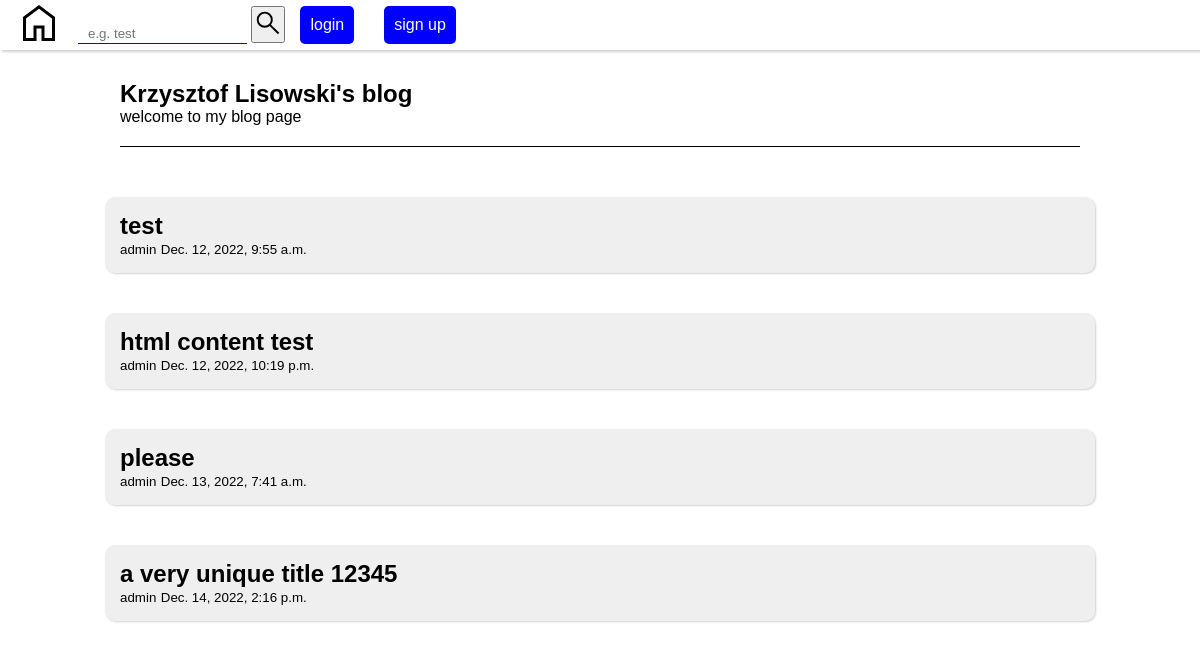
The app's page /, older data.
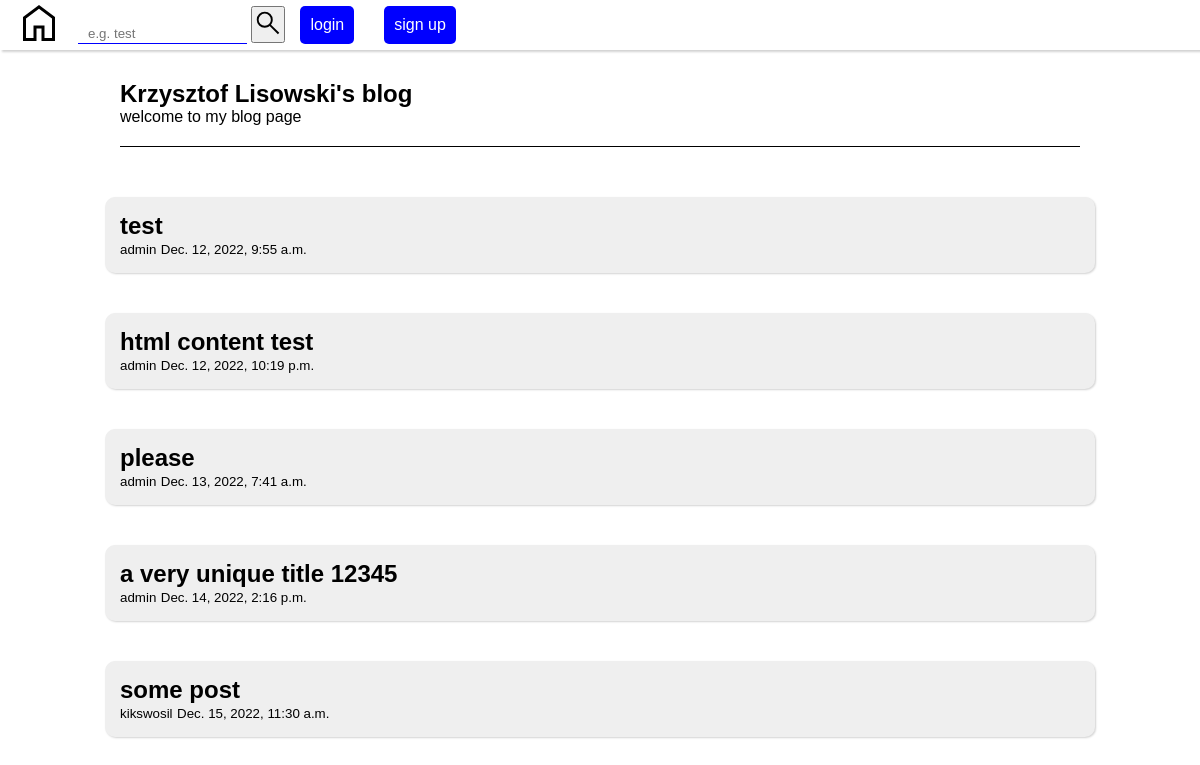
The same page, newer data.
### blog/models.py (models this page shows, shortened)
class Post(models.Model):
    title = models.CharField(max_length = 200, unique = True)
    slug = models.SlugField(max_length = 200, unique = True)
    content = models.TextField(max_length = 1000)
    created = models.DateTimeField(auto_now_add = True)
    edited = models.DateTimeField(auto_now_add = True)
    published = models.IntegerField(choices = PUBLISHED_CHOICES)
    author = models.ForeignKey(User, on_delete = models.CASCADE)

### blog/views.py (the view)
# urls.py: path('', views.index, name='index'),
def index(request):
    posts = Post.objects.filter(published=PUBLISHED) or [] #type: ignore
    return render(request, 'main.html', {'posts': posts})

### blog/templates/main.html (shortened to what this page needs)
{% extends 'base.html' %}
{% load static %}
{% block styles %}
<link rel="stylesheet" href="{% static 'blog/main.css' %}">
{% endblock %}
{% block content %}
<section class="container">
  <div class="top-section">
    <h1>Krzysztof Lisowski's blog</h1>
    <span>welcome to my blog page</span>
  </div>
  <ul class="posts">
    {% for post in posts %}
    <li>
      <a href="/post/{{post.id}}">
        <h1>{{post.title}}</h1>
        <small>{{post.author}}</small>
        <small>{% firstof post.edited post.published %}</small>
      </a>
    </li>
    {% endfor %}
  </ul>
</section>
{% endblock %}

Row changes from the older to the newer data that the page shows:
added Post: title "some post", author "kikswosil", edited "Dec. 15, 2022, 11:30 a.m."
